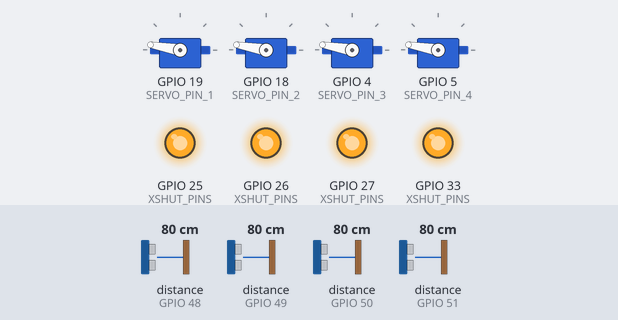
The sketch below on a simulated ESP32. On the bench: 4 × servo, output pins drawn as LEDs (lit = HIGH). The inputs (shaded band) are chosen by the test bench; at power-on: distance to the obstacle (sensors on GPIO 48, GPIO 49, GPIO 50, GPIO 51) 80 cm. WiFi joins after 1.5 s; servers stay silent unless stated; uploads are accepted with an empty reply; what the sketch prints to the serial monitor is not drawn.

Above: at 4.9 s.
5.0 s: distance to the obstacle (sensor on GPIO 48) set to 7 cm
7.0 s: distance to the obstacle (sensor on GPIO 48) set to 4 cm
At 7.7 s:
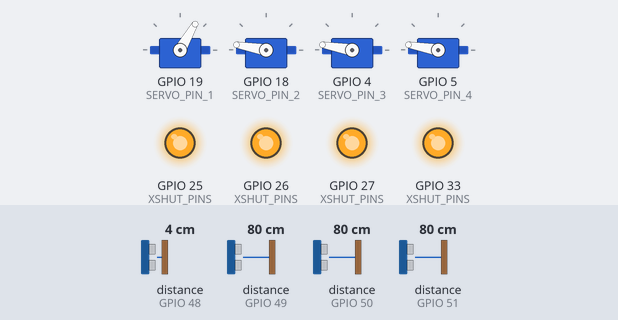
8.7 s: distance to the obstacle (sensor on GPIO 49) set to 7 cm
10.2 s: distance to the obstacle (sensor on GPIO 49) set to 4 cm
At 10.9 s:
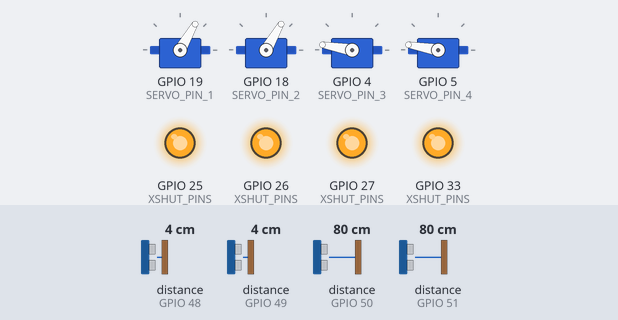
12.0 s: distance to the obstacle (sensor on GPIO 50) set to 7 cm
15.0 s: distance to the obstacle (sensor on GPIO 50) set to 4 cm
At 16.3 s:
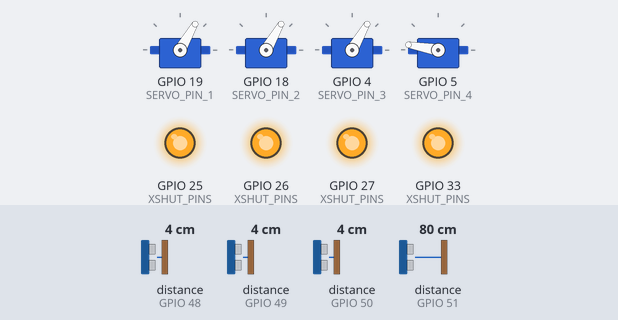
Timing chart, 0 to 18.0 s (numbered marks = the images above; inputs shaded):
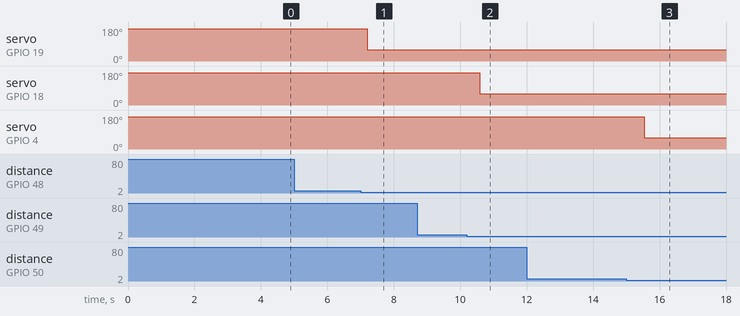

Measured:
- the behaviour switches between 6 and 5 cm on distance to the obstacle (sensor on GPIO 48) (found by bisection; images 0 and 1)
- the behaviour switches between 6 and 5 cm on distance to the obstacle (sensor on GPIO 49) (found by bisection; images 1 and 2)
- the behaviour switches between 6 and 5 cm on distance to the obstacle (sensor on GPIO 50) (found by bisection; images 2 and 3)
- after the input at 5.0 s, every drawn part: stays the same
- after the input at 7.0 s, servo on GPIO 19 (SERVO_PIN_1): 170° → 60° after 0.20 s
- after the input at 8.7 s, every drawn part: stays the same
- after the input at 10.2 s, servo on GPIO 18 (SERVO_PIN_2): 170° → 60° after 0.39 s
- after the input at 12.0 s, every drawn part: stays the same
- after the input at 15.0 s, servo on GPIO 4 (SERVO_PIN_3): 170° → 60° after 0.53 s

The sketch:

CPE-eBasura-ZONE-A.ino
```cpp
// Zone A bins

#include <Wire.h>
#include <Adafruit_VL53L0X.h>
#include <ESP32Servo.h>
#include <WiFi.h>
#include <HTTPClient.h>
#include <ArduinoJson.h>
#include <ESPAsyncWebServer.h>

// ── WiFi ─────────────────────────────────────
const char* WIFI_SSID     = "Checo";
const char* WIFI_PASSWORD = "12345678";

const char* SERVER_IP   = "10.98.96.66";
const int   SERVER_PORT = 80;

// ── XSHUT Pins ───────────────────────────────
#define XSHUT_S1  26
#define XSHUT_S2  27
#define XSHUT_S3  25
#define XSHUT_S4  33

// ── I2C Addresses ────────────────────────────
#define ADDR_S1   0x30
#define ADDR_S2   0x31
#define ADDR_S3   0x32
#define ADDR_S4   0x33

// ── Servo Pins ───────────────────────────────
#define SERVO_PIN_1  19
#define SERVO_PIN_2  18
#define SERVO_PIN_3   4
#define SERVO_PIN_4   5

// ── Servo Angles ─────────────────────────────
#define SERVO_CLOSE   60
#define SERVO_OPEN   170

// ── Waste Level Thresholds ───────────────────
#define DIST_FULL      50   // < 50mm  → 100% FULL → close servo
#define DIST_HALF     100   // < 100mm → 50%
#define DIST_LOW      170   // > 170mm → 10% (nearly empty)

// ── Close delay ──────────────────────────────
#define CLOSE_DELAY_MS  1500   // 1.5s before re-opening after bin clears

// ── Forced-open duration (pick command) ──────
#define FORCED_OPEN_DURATION_MS  5000  // 5s hold-open after a pick

// ── Config ───────────────────────────────────
#define NUM_REAL_BINS     4
#define POST_INTERVAL  2000
#define ZONE_A_ID_OFFSET  0

// ── Lookup tables ────────────────────────────
const int     XSHUT_PINS[NUM_REAL_BINS] = { XSHUT_S1,    XSHUT_S2,    XSHUT_S3,    XSHUT_S4    };
const uint8_t ADDRESSES[NUM_REAL_BINS]  = { ADDR_S1,     ADDR_S2,     ADDR_S3,     ADDR_S4     };
const int     SERVO_PINS[NUM_REAL_BINS] = { SERVO_PIN_1, SERVO_PIN_2, SERVO_PIN_3, SERVO_PIN_4 };

// ── Sensors, Servos & Web server ─────────────
Adafruit_VL53L0X sensor[NUM_REAL_BINS];
Servo            servo[NUM_REAL_BINS];
AsyncWebServer   localServer(80);

// ── State ─────────────────────────────────────
int           binDist[NUM_REAL_BINS]    = {0};
int           binLevel[NUM_REAL_BINS]   = {0};
bool          binOk[NUM_REAL_BINS]      = {false};
bool          lastState[NUM_REAL_BINS]  = {false};  // true = CLOSED, false = OPEN

// ── Re-open timer per servo (non-blocking) ───
// 0 = no pending re-open
unsigned long closeTimer[NUM_REAL_BINS] = {0};

// ── Forced-open state (pick command) ─────────
// Prevents updateServos() from re-closing immediately after a pick
bool          forcedOpen[NUM_REAL_BINS]      = {false};
unsigned long forcedOpenTimer[NUM_REAL_BINS] = {0};

unsigned long lastPost = 0;

// ── Prototypes ────────────────────────────────
void initSensors();
void readSensors();
void updateServos();
void postToServer();
int  distToPercent(int distMm);
const char* percentLabel(int pct);

// =============================================
void setup() {
  Serial.begin(115200);
  delay(500);
  Serial.println("[BOOT] Zone A Starting...");

  for (int i = 0; i < NUM_REAL_BINS; i++) {
    pinMode(XSHUT_PINS[i], OUTPUT);
    digitalWrite(XSHUT_PINS[i], LOW);
  }
  delay(200);

  Wire.begin(21, 22);
  Wire.setClock(100000);
  Serial.println("[I2C]  Wire started (SDA=21, SCL=22)");

  for (int i = 0; i < NUM_REAL_BINS; i++) {
    servo[i].attach(SERVO_PINS[i]);
    servo[i].write(SERVO_OPEN);
    Serial.printf("[SERVO] A%d attached pin %d → OPEN (%d°)\n",
                  i + 1, SERVO_PINS[i], SERVO_OPEN);
  }
  delay(500);

  initSensors();

  Serial.printf("[WIFI] Connecting to %s", WIFI_SSID);
  WiFi.begin(WIFI_SSID, WIFI_PASSWORD);
  while (WiFi.status() != WL_CONNECTED) {
    delay(500);
    Serial.print(".");
  }
  Serial.printf("\n[WIFI] Zone A ONLINE  IP: %s\n",
                WiFi.localIP().toString().c_str());

  // ── POST /api/pick — force open a specific servo ──
  // Called by the server ESP32, forwarding a pick request from the dashboard.
  // Body param: bin=<globalId>  (0–3 for Zone A)
  localServer.on("/api/pick", HTTP_POST, [](AsyncWebServerRequest* req) {
    int binId = -1;

    if (req->hasParam("bin", true)) {
      binId = req->getParam("bin", true)->value().toInt();
    }

    // Zone A owns global ids 0–3; local servo index = binId
    if (binId >= 0 && binId <= 3) {
      servo[binId].write(SERVO_OPEN);
      lastState[binId]       = false;        // false = OPEN
      closeTimer[binId]      = 0;            // cancel any pending re-open timer
      forcedOpen[binId]      = true;         // block updateServos() from re-closing
      forcedOpenTimer[binId] = millis();     // start the hold-open countdown
      Serial.printf("[PICK] A%d → forced OPEN via /api/pick (held for %ds)\n",
                    binId + 1, FORCED_OPEN_DURATION_MS / 1000);
      req->send(200, "application/json", "{\"status\":\"ok\"}");
    } else {
      Serial.printf("[PICK] ERR — invalid bin id: %d\n", binId);
      req->send(400, "application/json", "{\"error\":\"invalid bin id for Zone A\"}");
    }
  });

  localServer.begin();
  Serial.println("[HTTP] Zone A local server started on port 80");

  Serial.println("=== Boot Complete ===\n");
}

// =============================================
void loop() {
  readSensors();
  updateServos();

  if (millis() - lastPost >= POST_INTERVAL) {
    postToServer();
    lastPost = millis();
  }

  delay(100);
}

// =============================================
// DISTANCE → PERCENTAGE
// =============================================
int distToPercent(int distMm) {
  if (distMm <= DIST_FULL) return 100;
  if (distMm <= DIST_HALF) return 50;
  if (distMm >  DIST_LOW)  return 10;
  return map(distMm, DIST_HALF, DIST_LOW, 50, 10);
}

const char* percentLabel(int pct) {
  if (pct == 100) return "FULL";
  if (pct >= 50)  return "HALF";
  return "LOW";
}

// =============================================
// SENSOR INIT
// =============================================
void initSensors() {
  Serial.println("[INIT] VL53L0X Sensors A1–A4");

  for (int i = 0; i < NUM_REAL_BINS; i++) {
    digitalWrite(XSHUT_PINS[i], LOW);
  }
  delay(200);

  for (int i = 0; i < NUM_REAL_BINS; i++) {
    digitalWrite(XSHUT_PINS[i], HIGH);
    delay(200);

    if (sensor[i].begin(0x29, false)) {
      sensor[i].setAddress(ADDRESSES[i]);
      Serial.printf("[OK]  A%d → I2C 0x%02X  (XSHUT=GPIO%d)\n",
                    i + 1, ADDRESSES[i], XSHUT_PINS[i]);
    } else {
      Serial.printf("[ERR] A%d failed! Check XSHUT=GPIO%d wiring.\n",
                    i + 1, XSHUT_PINS[i]);
    }
  }
  Serial.println("[INIT] Done\n");
}

// =============================================
// READ ALL SENSORS
// =============================================
void readSensors() {
  VL53L0X_RangingMeasurementData_t m;

  for (int i = 0; i < NUM_REAL_BINS; i++) {
    sensor[i].rangingTest(&m, false);

    if (m.RangeStatus != 4) {
      binDist[i]  = m.RangeMilliMeter;
      binLevel[i] = distToPercent(binDist[i]);
      binOk[i]    = true;
    } else {
      binDist[i]  = 0;
      binLevel[i] = 0;
      binOk[i]    = false;
    }
  }

  Serial.println("┌────────┬──────────┬──────────┬──────────────┐");
  Serial.println("│  Bin   │  Dist    │  Level   │  Servo       │");
  Serial.println("├────────┼──────────┼──────────┼──────────────┤");
  for (int i = 0; i < NUM_REAL_BINS; i++) {
    if (binOk[i]) {
      const char* servoStatus;
      if (forcedOpen[i])          servoStatus = "FORCED OPEN";
      else if (lastState[i])      servoStatus = "CLOSED";
      else if (closeTimer[i] > 0) servoStatus = "OPENING...";
      else                        servoStatus = "OPEN";

      Serial.printf("│  A%-2d   │  %4dmm  │  %3d%% %-4s│  %-12s│\n",
                    i + 1, binDist[i], binLevel[i],
                    percentLabel(binLevel[i]),
                    servoStatus);
    } else {
      Serial.printf("│  A%-2d   │   ERR    │   ---    │   ---        │\n", i + 1);
    }
  }
  Serial.println("└────────┴──────────┴──────────┴──────────────┘");
}

// =============================================
// SERVO LOGIC — non-blocking 1.5s re-open delay
// lastState: true = CLOSED (bin full), false = OPEN (default)
// =============================================
void updateServos() {
  unsigned long now = millis();

  for (int i = 0; i < NUM_REAL_BINS; i++) {

    // ── Forced-open guard — skip normal logic while active ──
    if (forcedOpen[i]) {
      if (now - forcedOpenTimer[i] >= FORCED_OPEN_DURATION_MS) {
        forcedOpen[i] = false;
        Serial.printf("[PICK] A%d forced-open expired → resuming normal logic\n", i + 1);
        // Fall through to normal logic immediately
      } else {
        continue;  // Hold open; don't let sensor re-close this bin
      }
    }

    if (!binOk[i]) {
      Serial.printf("[SKIP] A%d bad reading — servo unchanged\n", i + 1);
      continue;
    }

    bool shouldClose = (binLevel[i] == 100);

    if (shouldClose) {
      // ── Bin is FULL → close immediately ───────
      if (closeTimer[i] > 0) {
        closeTimer[i] = 0;
        Serial.printf("[TIMER] A%d re-open timer cancelled — bin still FULL\n", i + 1);
      }

      if (!lastState[i]) {
        servo[i].write(SERVO_CLOSE);
        lastState[i] = true;   // true = CLOSED
        Serial.printf("[CLOSE] A%d → %d%% FULL → CLOSE (%d°)\n",
                      i + 1, binLevel[i], SERVO_CLOSE);
      }

    } else {
      // ── Bin is NOT full → re-open after delay ─
      if (lastState[i]) {
        if (closeTimer[i] == 0) {
          closeTimer[i] = now;
          Serial.printf("[TIMER] A%d bin cleared → re-opening in %.1fs...\n",
                        i + 1, CLOSE_DELAY_MS / 1000.0);
        }
      }

      // ── Check if re-open timer has elapsed ────
      if (closeTimer[i] > 0 && (now - closeTimer[i] >= CLOSE_DELAY_MS)) {
        servo[i].write(SERVO_OPEN);
        lastState[i]  = false;   // false = OPEN
        closeTimer[i] = 0;
        Serial.printf("[OPEN]  A%d → delay elapsed → OPEN (%d°)\n",
                      i + 1, SERVO_OPEN);
      }
    }
  }
}

// =============================================
// HTTP POST TO SERVER
// =============================================
void postToServer() {
  if (WiFi.status() != WL_CONNECTED) {
    Serial.println("[HTTP] WiFi disconnected — skipping POST");
    return;
  }

  JsonDocument doc;
  JsonArray arr = doc["bins"].to<JsonArray>();

  for (int i = 0; i < NUM_REAL_BINS; i++) {
    JsonObject b = arr.add<JsonObject>();
    b["id"]    = i + ZONE_A_ID_OFFSET;
    b["dist"]  = binDist[i];
    b["level"] = binLevel[i];
    b["ok"]    = binOk[i];
    b["open"]  = lastState[i];
  }

  String payload;
  serializeJson(doc, payload);

  HTTPClient http;
  String url = String("http://") + SERVER_IP + ":" + SERVER_PORT + "/api/zone/a";

  http.begin(url);
  http.addHeader("Content-Type", "application/json");

  int code = http.POST(payload);
  Serial.printf("[HTTP] POST %s → %d\n", url.c_str(), code);

  if (code < 0) {
    Serial.printf("[HTTP] Error: %s\n", HTTPClient::errorToString(code).c_str());
  }

  http.end();
}
```
